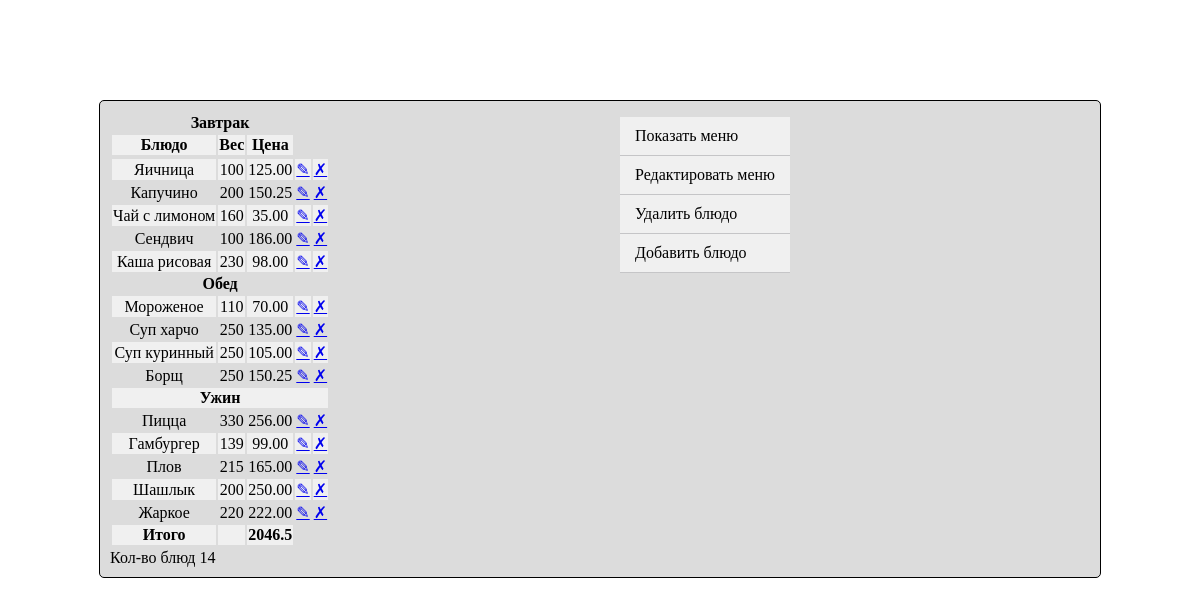
The page /all_menu.php on the database its author committed.
### tables this page shows
CREATE TABLE IF NOT EXISTS `menu` (
  `id` int(3) NOT NULL AUTO_INCREMENT,
  `food` varchar(30) NOT NULL DEFAULT '0',
  `weight` int(5) NOT NULL DEFAULT '0',
  `price` decimal(10,2) NOT NULL DEFAULT '0.00',
  `time_id` tinyint(4) NOT NULL DEFAULT '0',
  PRIMARY KEY (`id`),
  KEY `time_id` (`time_id`)
);

### save/show_menu.php (the view)
<?php include('db.php')?>
<?php
$query="SELECT menu.id, food, weight, price, time_id FROM menu where time_id=1 ";
$result = mysqli_query($db,$query);
echo '<table> <th colspan="5" >Завтрак</th></tr> <tr><th>Блюдо</th><th>Вес</th><th>Цена</th></tr> <tr>';
while($row = mysqli_fetch_array($result)){
    printf( "<tr><td> %s </td>  <td>  %s </td> <td>  %s </td>  <td> <a href='edit_food.php?id=%s '>&#9998  </a> </td> <td><a href='all_menu.php?del_id=%s '> &#10007 </a></td></tr>"
		  , $row['food'],$row['weight'],$row['price'],$row['id'],$row['id']);
	$sum[]=$row['price'];
}
$query="SELECT menu.id, food, weight, price, time_id FROM menu where time_id=2 ";
$result = mysqli_query($db,$query);
echo '<tr><th colspan="5" >Обед</th></tr>';
while($row = mysqli_fetch_assoc($result)){
    printf( "<tr><td> %s </td>  <td>  %s </td> <td>  %s </td>  <td> <a href='edit_food.php?id=%s '>&#9998  </a> </td> <td><a href='all_menu.php?del_id=%s '> &#10007 </a></td></tr>"
		  , $row['food'],$row['weight'],$row['price'],$row['id'],$row['id']);
	$sum[]=$row['price'];
}
$query="SELECT menu.id, food, weight, price, time_id FROM menu where time_id=3 ";
$result = mysqli_query($db,$query);
echo '<tr><th colspan="5" >Ужин</th></tr>';
while($row = mysqli_fetch_assoc($result)){
    printf( "<tr><td> %s </td>  <td>  %s </td> <td>  %s </td>  <td> <a href='edit_food.php?id=%s '>&#9998  </a> </td> <td><a href='all_menu.php?del_id=%s '> &#10007 </a></td></tr>"
		  , $row['food'],$row['weight'],$row['price'],$row['title'],$row['id']);
	$sum[]=$row['price'];
}
echo'<tr><th>Итого</th><th> </th><th>'.array_sum($sum).'</th></tr> <tr>';
echo '</table>';
echo 'Кол-во блюд  '.count($sum);
	;?>

### save/header.php (shortened to what this page needs)
<!DOCTYPE html>
<html>
<head>
	 <link rel="stylesheet" href="../../css/style.css">
</head>
<body>
	<div class="conteiner">

### all_menu.php (shortened to what this page needs)
<?php include('save/db.php')?>
<?php include('save/header.php')?>
         <div class="left">
			<? include('save/show_menu.php');?>
		 </div>
         <div class="right">
            <?php include('save/nav.php');?>
		  </div>
<?php include('save/footer.php')?>

### save/nav.php
<ul>
<li class="nav">
	<a href="all_menu.php">Показать меню</a>
</li >
<li class="nav">
	<a href="all_menu.php">Редактировать меню</a>
</li >
<li class="nav">
	<a href="all_menu.php">Удалить блюдо</a>
</li >
<li class="nav">
	<a href="new_food.php">Добавить блюдо</a>
</li>
</ul>

### save/footer.php
     </div>
</body>
</html>

### css/style.css (style rules this page uses)
.conteiner { width: 1000px; background-color: gainsboro; margin: 100px auto; border-radius: 5px; border: 1px solid black; overflow:hidden }
ul { padding: 0px; }
li { list-style: none; padding: 10px; }
.left { float: left; width: 50%; padding: 10px; }
.right { float: left; }
tr:nth-child(2n) { background: #f0f0f0; }
td { text-align: center; }
.nav { padding: 0px; }
ul li a { display: block; box-sizing: border-box; padding: 10px 15px 10px 15px; background-color: #f0f0f0; text-decoration: none; color: black; border-bottom: 1px solid rgba(28, 29, 35, 0.2); }
ul { list-style: none; }

### rows shown on the page
menu: food "Яичница", weight "100", price "125.00"
menu: food "Капучино", weight "200", price "150.25"
menu: food "Чай с лимоном", weight "160", price "35.00"
menu: food "Сендвич", weight "100", price "186.00"
menu: food "Каша рисовая", weight "230", price "98.00"
menu: food "Мороженое", weight "110", price "70.00"
menu: food "Суп харчо", weight "250", price "135.00"
menu: food "Суп куринный", weight "250", price "105.00"
menu: food "Борщ", weight "250", price "150.25"
menu: food "Пицца", weight "330", price "256.00"
menu: food "Гамбургер", weight "139", price "99.00"
menu: food "Плов", weight "215", price "165.00"
menu: food "Шашлык", weight "200", price "250.00"
menu: food "Жаркое", weight "220", price "222.00"

### other values the page prints
array_sum($sum) "2046.5"
count($sum) "14"
